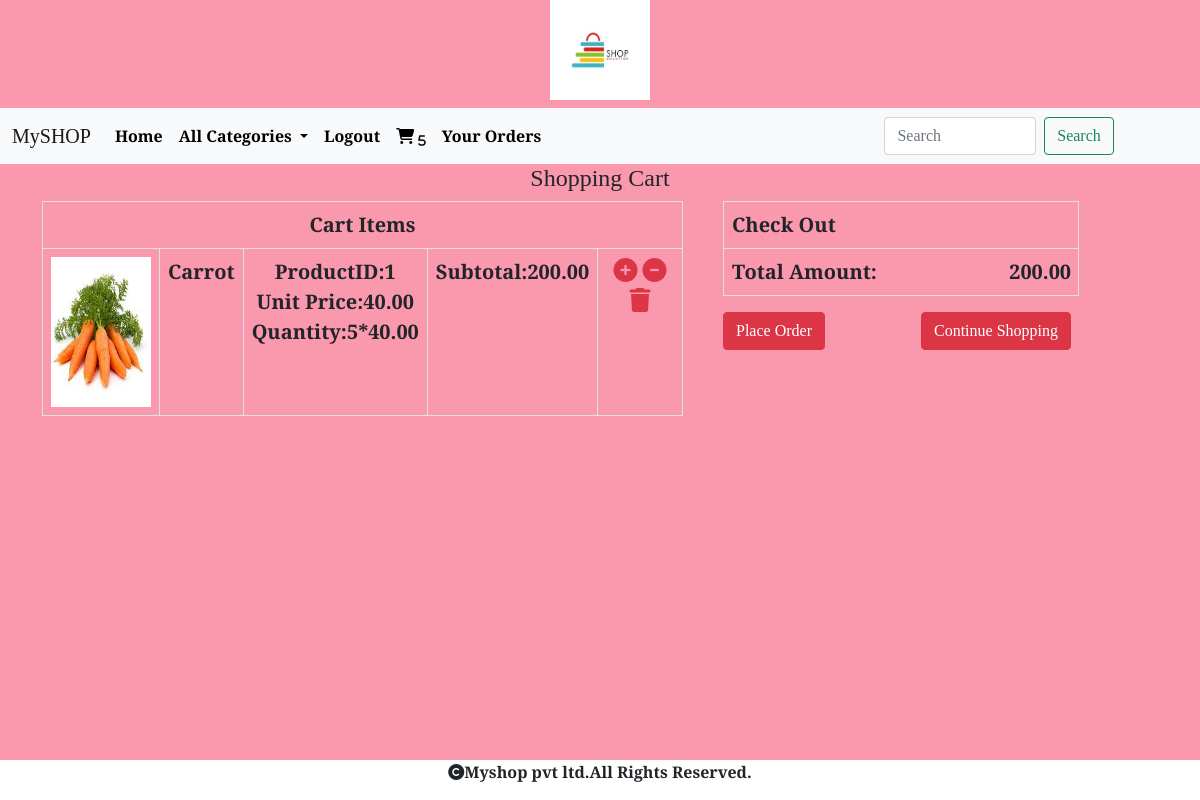
/cart/cartview (signed in), run on the app's committed database.
### cart/models.py (models this page shows, shortened)
class Cart(models.Model):
    product=models.ForeignKey(Product,on_delete=models.CASCADE)
    quantity=models.IntegerField()
    user=models.ForeignKey(User,on_delete=models.CASCADE)
    date_added=models.DateTimeField(auto_now_add=True)
    def subtotal(self):
        return self.quantity*self.product.price

### shop/models.py (models this page shows, shortened)
class Product(models.Model):
    name = models.CharField(max_length=20)
    desc = models.TextField()
    image = models.ImageField(upload_to="images/product", null=True, blank=True)
    price=models.DecimalField(max_digits=10,decimal_places=2)
    category=models.ForeignKey(Category,on_delete=models.CASCADE)
    stock=models.IntegerField()
    available=models.BooleanField(default=True)
    created=models.DateTimeField(auto_now_add=True)
    updated=models.DateTimeField(auto_now=True)

### cart/views.py (the view)
# urls.py: path('cartview',views.cartview,name="cartview"),
@login_required
def cartview(request):
    u=request.user
    cart=Cart.objects.filter(user=u)
    total=0
    for i in cart:
        total+=i.quantity*i.product.price
    return render(request,'cartview.html',{'c':cart,'total':total})

### cart/context_processors.py (called while the page is built)
def total(request):
    item_count=0
    if request.user:
        u=request.user
        try:
            cart=Cart.objects.filter(user=u)
            for i in cart:
                item_count+=i.quantity
        except:
            item_count=0
    return {'count':item_count}

### shop/context_processors.py (called while the page is built)
def menu_links(request):
    c=Category.objects.all()
    return {'links':c}

### templates/cartview.html
<!DOCTYPE html>
{% extends 'base.html' %}
{% load static %}
{% block content %}
<div class="container" style="margin-bottom:100px;">
<div class="row">
    <h4 class="text-center fs-4">Shopping Cart</h4>
    <div class="col-7">
        <table class="table table-bordered text-center fs-5">
        <tr>
            <th colspan="5">Cart Items</th>
        </tr>
            {% for i in c %}
            <tr>
                <td><img src="{{i.product.image.url}}" height="150px" width="100px"></td>
                <td><b>{{i.product.name}}</b></td>
                <td><b>ProductID:{{i.product.id}}</b><br>
                <b>Unit Price:{{i.product.price}}</b><br>
                    <b>Quantity:{{i.quantity}}*{{i.product.price}}</b><br>
                </td>
                <td><b>Subtotal:{{i.subtotal}}</b></td>
                <td>
                    {% if i.product.stock > 0 %}
                    <a href="{% url 'cart:addtocart' i.product.name %}"><i class="fa-solid fa-circle-plus text-danger fs-4"></i></a>
                <a href="{% url 'cart:cart_remove' i.product.name %}"><i class="fa-solid fa-circle-minus text-danger fs-4"></i></a>
                <a href="{% url 'cart:full_remove' i.product.name %}"><i class="fa-solid fa-trash text-danger fs-4"></i></a>
        {% else %}
    <a href="{% url 'cart:cart_remove' i.product.name %}"><i class="fa-solid fa-circle-minus text-danger fs-4"></i></a>
                <a href="{% url 'cart:full_remove' i.product.name %}"><i class="fa-solid fa-trash text-danger fs-4"></i></a>
{% endif %}</td>
            {% endfor %}
    </table></div>
    <div class="col-4 ms-3 fs-5" style="position:relative;">
        <table class="table table-bordered">
        <tr>
            <th colspan="5">Check Out</th>
        </tr>
            <tr><th>Total Amount:<span style="position:absolute;right:20px;">{{total}}</span></th></tr>
    </table>
         <a href="{% url 'cart:orderform' %}" class="btn btn-danger">Place Order</a>
        <a href="{% url 'shop:allcat' %}" class="btn btn-danger" style="position:absolute;right:20px;">Continue Shopping</a>
    </div>
</div>
</div>
{% endblock %}

### static/css/style.css (style rules this page uses)
body { font-family: "Slabo 27px", serif; font-weight: 400; font-style: normal; background-color:#fa98ae; }

### data on the page
Cart: product.image (picture), product.name "Carrot", product.id "1", product.price "40.00", quantity "5", subtotal "200.00"

### other printed values
{{ count }} "5"
{{ total }} "200.00"
